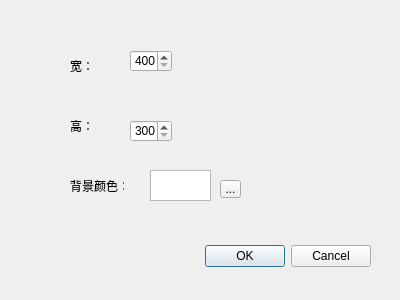
<?xml version="1.0" encoding="UTF-8"?>
<ui version="4.0">
 <class>DoNewDialog</class>
 <widget class="QDialog" name="DoNewDialog">
  <property name="geometry">
   <rect>
    <x>0</x>
    <y>0</y>
    <width>400</width>
    <height>300</height>
   </rect>
  </property>
  <property name="windowTitle">
   <string>Dialog</string>
  </property>
  <widget class="QDialogButtonBox" name="buttonBox">
   <property name="geometry">
    <rect>
     <x>30</x>
     <y>240</y>
     <width>341</width>
     <height>32</height>
    </rect>
   </property>
   <property name="orientation">
    <enum>Qt::Horizontal</enum>
   </property>
   <property name="standardButtons">
    <set>QDialogButtonBox::Cancel|QDialogButtonBox::Ok</set>
   </property>
  </widget>
  <widget class="QLabel" name="label">
   <property name="geometry">
    <rect>
     <x>70</x>
     <y>60</y>
     <width>54</width>
     <height>12</height>
    </rect>
   </property>
   <property name="text">
    <string>宽：</string>
   </property>
  </widget>
  <widget class="QLabel" name="label_2">
   <property name="geometry">
    <rect>
     <x>70</x>
     <y>120</y>
     <width>54</width>
     <height>12</height>
    </rect>
   </property>
   <property name="text">
    <string>高：</string>
   </property>
  </widget>
  <widget class="QLabel" name="label_3">
   <property name="geometry">
    <rect>
     <x>70</x>
     <y>180</y>
     <width>54</width>
     <height>12</height>
    </rect>
   </property>
   <property name="text">
    <string>背景颜色：</string>
   </property>
  </widget>
  <widget class="QSpinBox" name="widthSpinBox">
   <property name="geometry">
    <rect>
     <x>130</x>
     <y>50</y>
     <width>42</width>
     <height>22</height>
    </rect>
   </property>
   <property name="minimum">
    <number>400</number>
   </property>
   <property name="maximum">
    <number>10000</number>
   </property>
  </widget>
  <widget class="QSpinBox" name="heightSpinBox">
   <property name="geometry">
    <rect>
     <x>130</x>
     <y>120</y>
     <width>42</width>
     <height>22</height>
    </rect>
   </property>
   <property name="minimum">
    <number>300</number>
   </property>
   <property name="maximum">
    <number>10000</number>
   </property>
  </widget>
  <widget class="QToolButton" name="toolButton">
   <property name="geometry">
    <rect>
     <x>220</x>
     <y>180</y>
     <width>21</width>
     <height>18</height>
    </rect>
   </property>
   <property name="text">
    <string>...</string>
   </property>
  </widget>
  <widget class="QTextBrowser" name="textBrowser">
   <property name="geometry">
    <rect>
     <x>150</x>
     <y>170</y>
     <width>61</width>
     <height>31</height>
    </rect>
   </property>
  </widget>
 </widget>
 <resources/>
 <connections>
  <connection>
   <sender>buttonBox</sender>
   <signal>accepted()</signal>
   <receiver>DoNewDialog</receiver>
   <slot>accept()</slot>
   <hints>
    <hint type="sourcelabel">
     <x>248</x>
     <y>254</y>
    </hint>
    <hint type="destinationlabel">
     <x>157</x>
     <y>274</y>
    </hint>
   </hints>
  </connection>
  <connection>
   <sender>buttonBox</sender>
   <signal>rejected()</signal>
   <receiver>DoNewDialog</receiver>
   <slot>reject()</slot>
   <hints>
    <hint type="sourcelabel">
     <x>316</x>
     <y>260</y>
    </hint>
    <hint type="destinationlabel">
     <x>286</x>
     <y>274</y>
    </hint>
   </hints>
  </connection>
 </connections>
</ui>
